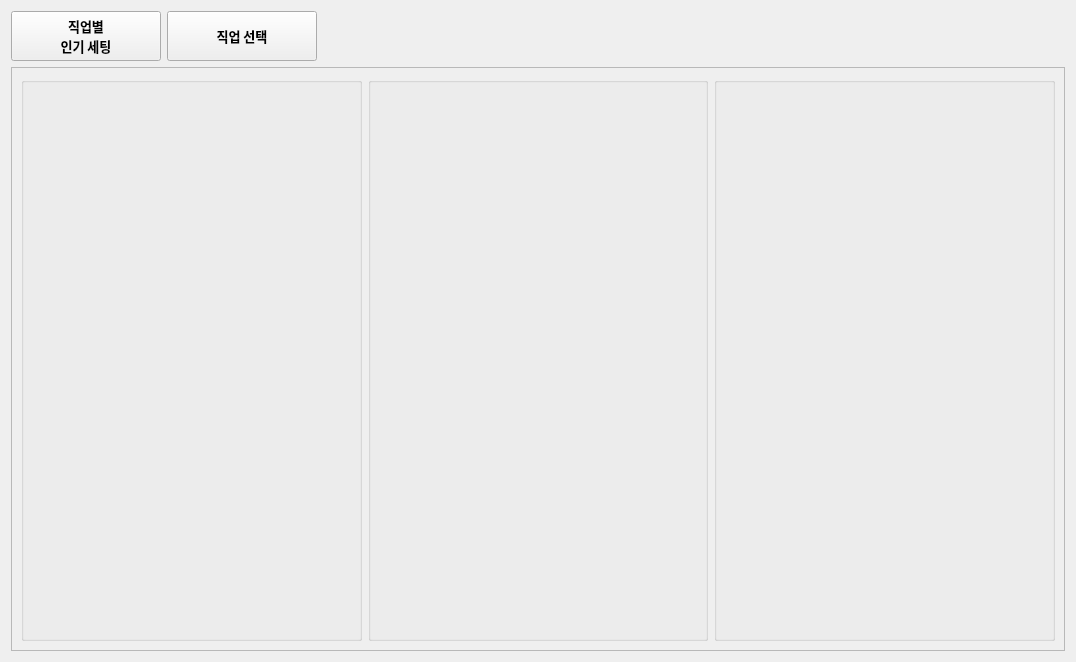
<?xml version="1.0" encoding="UTF-8"?>
<ui version="4.0">
 <class>SettingAdviser</class>
 <widget class="QWidget" name="SettingAdviser">
  <property name="geometry">
   <rect>
    <x>0</x>
    <y>0</y>
    <width>1076</width>
    <height>662</height>
   </rect>
  </property>
  <property name="windowTitle">
   <string>Form</string>
  </property>
  <layout class="QVBoxLayout" name="verticalLayout">
   <item>
    <layout class="QHBoxLayout" name="hLayoutTop">
     <item>
      <widget class="QPushButton" name="pbTopSetting">
       <property name="minimumSize">
        <size>
         <width>150</width>
         <height>50</height>
        </size>
       </property>
       <property name="maximumSize">
        <size>
         <width>150</width>
         <height>50</height>
        </size>
       </property>
       <property name="font">
        <font>
         <family>나눔스퀘어_ac Bold</family>
         <pointsize>10</pointsize>
         <bold>true</bold>
        </font>
       </property>
       <property name="text">
        <string>직업별
인기 세팅</string>
       </property>
      </widget>
     </item>
     <item>
      <widget class="QPushButton" name="pbSelectClass">
       <property name="minimumSize">
        <size>
         <width>150</width>
         <height>50</height>
        </size>
       </property>
       <property name="maximumSize">
        <size>
         <width>150</width>
         <height>50</height>
        </size>
       </property>
       <property name="font">
        <font>
         <family>나눔스퀘어 네오 Bold</family>
         <pointsize>10</pointsize>
         <bold>true</bold>
        </font>
       </property>
       <property name="text">
        <string>직업 선택</string>
       </property>
      </widget>
     </item>
     <item>
      <widget class="QLabel" name="lbSelectedClass">
       <property name="minimumSize">
        <size>
         <width>150</width>
         <height>50</height>
        </size>
       </property>
       <property name="maximumSize">
        <size>
         <width>150</width>
         <height>50</height>
        </size>
       </property>
       <property name="font">
        <font>
         <family>나눔스퀘어_ac ExtraBold</family>
         <pointsize>12</pointsize>
         <bold>true</bold>
        </font>
       </property>
       <property name="text">
        <string/>
       </property>
       <property name="alignment">
        <set>Qt::AlignCenter</set>
       </property>
      </widget>
     </item>
     <item>
      <widget class="QLabel" name="lbTotal">
       <property name="minimumSize">
        <size>
         <width>350</width>
         <height>50</height>
        </size>
       </property>
       <property name="maximumSize">
        <size>
         <width>350</width>
         <height>50</height>
        </size>
       </property>
       <property name="font">
        <font>
         <family>나눔스퀘어_ac ExtraBold</family>
         <pointsize>12</pointsize>
         <bold>true</bold>
        </font>
       </property>
       <property name="text">
        <string/>
       </property>
       <property name="alignment">
        <set>Qt::AlignLeading|Qt::AlignLeft|Qt::AlignVCenter</set>
       </property>
      </widget>
     </item>
     <item>
      <widget class="QLabel" name="lbInfo">
       <property name="font">
        <font>
         <family>나눔스퀘어_ac ExtraBold</family>
         <pointsize>12</pointsize>
         <bold>true</bold>
        </font>
       </property>
       <property name="text">
        <string/>
       </property>
       <property name="alignment">
        <set>Qt::AlignRight|Qt::AlignTrailing|Qt::AlignVCenter</set>
       </property>
      </widget>
     </item>
    </layout>
   </item>
   <item>
    <widget class="QScrollArea" name="scrollArea">
     <property name="widgetResizable">
      <bool>true</bool>
     </property>
     <widget class="QWidget" name="scrollAreaWidgetContents">
      <property name="geometry">
       <rect>
        <x>0</x>
        <y>0</y>
        <width>1056</width>
        <height>584</height>
       </rect>
      </property>
      <layout class="QVBoxLayout" name="verticalLayout_2">
       <item>
        <layout class="QHBoxLayout" name="hLayoutSettings">
         <item>
          <widget class="QGroupBox" name="groupSetting1">
           <property name="font">
            <font>
             <family>나눔스퀘어 네오 ExtraBold</family>
             <pointsize>16</pointsize>
             <bold>true</bold>
            </font>
           </property>
           <property name="title">
            <string/>
           </property>
           <property name="alignment">
            <set>Qt::AlignCenter</set>
           </property>
           <layout class="QVBoxLayout" name="verticalLayout_4">
            <item>
             <layout class="QVBoxLayout" name="vLayoutSetting1"/>
            </item>
           </layout>
          </widget>
         </item>
         <item>
          <widget class="QGroupBox" name="groupSetting2">
           <property name="font">
            <font>
             <family>나눔스퀘어 네오 ExtraBold</family>
             <pointsize>16</pointsize>
             <bold>true</bold>
            </font>
           </property>
           <property name="title">
            <string/>
           </property>
           <property name="alignment">
            <set>Qt::AlignCenter</set>
           </property>
           <layout class="QVBoxLayout" name="verticalLayout_3">
            <item>
             <layout class="QVBoxLayout" name="vLayoutSetting2"/>
            </item>
           </layout>
          </widget>
         </item>
         <item>
          <widget class="QGroupBox" name="groupSetting3">
           <property name="font">
            <font>
             <family>나눔스퀘어 네오 ExtraBold</family>
             <pointsize>16</pointsize>
             <bold>true</bold>
            </font>
           </property>
           <property name="title">
            <string/>
           </property>
           <property name="alignment">
            <set>Qt::AlignCenter</set>
           </property>
           <layout class="QVBoxLayout" name="verticalLayout_5">
            <item>
             <layout class="QVBoxLayout" name="vLayoutSetting3"/>
            </item>
           </layout>
          </widget>
         </item>
        </layout>
       </item>
      </layout>
     </widget>
    </widget>
   </item>
  </layout>
 </widget>
 <resources/>
 <connections/>
</ui>
